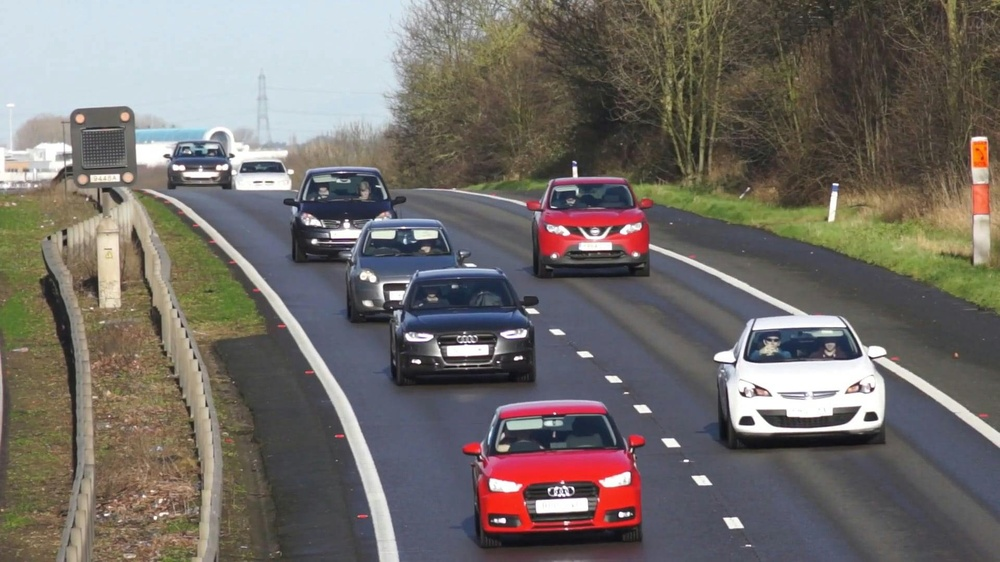
#> input picture OpenCV/2.jpg, 1000 x 562 px, shrunk from 1920 x 1080 before the run, found by its file name
$ python cv_7.py
#> lines starting #> are read from the running program, lines starting #| are printed output that depends on the picture
import cv2
import numpy as np

img =cv2.imread('F:/Study/Python/OpenCV/2.jpg' )
#> img is the input picture: shape (562, 1000, 3); mean B, G, R 105.3, 109.7, 115.3

row = img.shape[1]
#> row = 1000
col = img.shape[0]
#> col = 562

center = ( col/2,row/2)
#> center = (281, 500)
angle = 90

r=cv2.getRotationMatrix2D(center , angle ,1)

rotate =cv2.warpAffine(img , r,(col ,row))
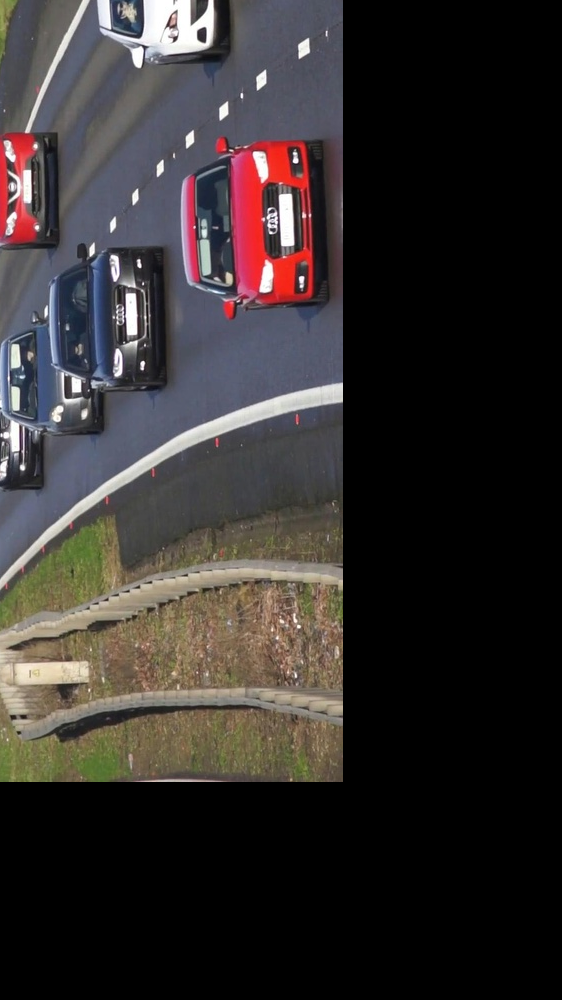
#> rotate: shape (1000, 562, 3); mean B, G, R 45.9, 46.7, 51.6

cv2.imshow("Rotate",rotate)

cv2.waitKey(0)
cv2.destroyAllWindows()
